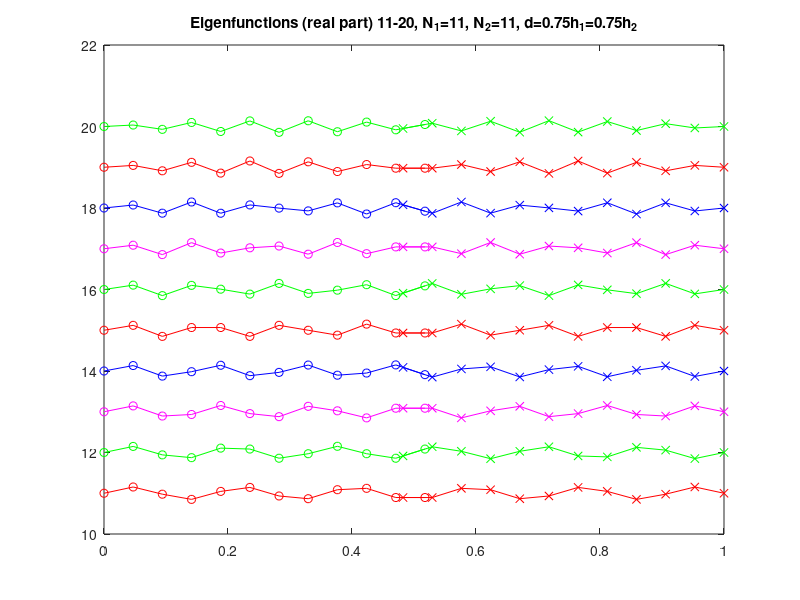

Recreate this plot in MATLAB.
%
% Determine the eigenvalues and eigenvectors of the 1d overlapping grid Laplace operator
%
%  Usage:
%      oveig(m,n,delta,iorder,xa,xb,xm)   
% where: 
%    m : number of points on left 
%    n : number of points on right
%    delta : overlap distance is d*hv
%    iorder : order of interpolation (2 or 3)
%    xa,xb,xm
%
% Examples:
%    oveig(11,11,1.25,2);  ok 
%    oveig(11,11,1.25,3);  ok
%    oveig(11,17,2.25,2);  ok
%    oveig(11,17,3.,3);    ok : 
%    oveig(11,17,2.25,3);  **** Not right: large residuals implicit-interp ******
%
%
%
%     u(1)                  u(m+1)
%      1  2  3 ..        m  m+1
%      +--+--+--+--+--+--+--+                
%                        +--+--+--+--+--+--+--+
%                        1  2  3  4 ...    n  n+1
%                       v(1)                  v(n+1)
%      |                 |  |                 |
%     x=xa               xc xd                xb 
%                          |
%                         xm
%
% Numbering for the matrix with end-points eliminated:
%
%         1  2  3 ..    m-1    
%      X--+--+--+--+--+--+--X                
%                        X--+--+--+--+--+--+--X
%                           m  m+1  ...   m+n-2   
%
%         d = xd - xc 
%         hu=(xd-xa)/m;
%         hv=(xb-xc)/n;
%
%         d = delta*hv   : defines delta 
%         hv = (xb-xc)/n = d/delta
% 
% Current:
%         xc = .5 - .5*d
%         xd = .5 + .5*d
%
%         ( xb - .5 + .5*d )/n  = d/delta
%    =>   d*(1/delta - .5/n) = (xb-.5)/n 
%    =>   d = (xb-.5)/( n/delta -.5 )
%    =>   d = 1/( 2*(n)/delta -1);          % ... if xb=1 
%     
% ==================== cgEigs FUNCTION =====================
function oveig( m,n,delta,iorder,xa,xb,xm )

  % clear;
  clf;

  % set deaults if not provided
  if nargin < 1, m=11; end;
  if nargin < 2, n=11; end;
  if nargin < 3, delta=.75; end;
  if nargin < 4, iorder=2; end;
  if nargin < 5, xa=0.; end;
  if nargin < 6, xb=1.; end;
  if nargin < 7, xm=.5; end;

  set(gca,'FontSize',16);

  savePlots = 0; % =1 : save plots
  
  % iorder=2;
  % iorder=3;
  
  
  % m = 11;  % left interval
  % n = 11;  % right interval
  
  % m=21;
  % n=21;
  
  % -- check me with delta=2.75 -- eig's don't seem correct 
  % m = 11;
  % n = 17;
  
  %  m = 10;
  %  n = 10;
  
  
  % xa=0.;
  % xb=1.;
  % xm=.5; 
  
  %delta=1.; % overlap is delta*h
  %identifier='d1p0';  % d=1.0h
  
  % delta=.5;  % overlap is .5*h
  % identifier='dp5';  % d=.5h
  
  % delta=1.5178; % overlap is .5*h
  % identifier='d1p5178';  % d=.5h
  
  % delta=1.25;  % overlap is 1.25*h
  % identifier='d1p25'; 
  
  % --- check eigenfunction here at interp pts 
  % delta=2.25;  % overlap is 2.25*h
  % identifier='d2p25'; 
  
  %  delta=2.75
  %  identifier='d2p75';  % d=2.75h
  % d=5.4175/(m+n-1);
  
  identifier='         ';
  sprintf(identifier,'d%4.2f',delta);  % **** CHECK ME ****

  d = 1/( 2*(n)/delta -1);  % here is d
  
  xd=.5+.5*d;
  xc=.5-.5*d;
  
  hu=(xd-xa)/m;
  hv=(xb-xc)/n;
  

  fprintf(' *************  Laplacian Eigenvalues on a 1D Overlapping  Grid ***************\n');
  fprintf(' m=%d, n=%d, iorder=%d, delta=%9.3e, xa=%8.2e xb=%8.2e, xm=%8.2e \n',m,n,iorder,delta,xa,xb,xm)


  for i=1:m+1
    xu(i)=xa+(i-1)*hu;
    u(i)=sin(pi*xu(i));   % here is the lowest frequency eigenvector 
  end
  
  for j=1:n+1
   xv(j)=xc+(j-1)*hv;
   v(j)=sin(pi*xv(j));
  end
  
  % plot(xu,u,'r-o',xv,v,'b-x');
  
  %title('Multigrid Convergence');
  %ylabel('maximum residual');
  %xlabel('multigrid cycle');
  %set(gca,'YScale','log');
  
  % interpolation:  
  %    u(m+1)=alpha*v(p)+(1-alpha)*v(p+1)
  %    v(1) = beta*u(q)+(1-beta)*u(q+1)
  % p=m;   % v(2)
  % alpha=1.;
    
  if iorder==2 
    p = (xd-xc)/hv+m-1;
    alpha=p-fix(p);
    p=fix(p);
  
    q = (xc-xa)/hu;
    beta=q-fix(q);
    q=fix(q);
  else
  
    pv = (xd-xc)/hv + m-1; 
    p = max(fix( pv+.5 -1 ),m-1);  % left end of interp stencil, usually closest pt minus 1
    alpha=pv-p;
    
    qv = (xc-xa)/hu;
    q  = min(fix(qv+.5-1),m-2);  % left end of interp stencil, usually closest pt minus 1
    beta=qv-q;
  end

  fprintf(' Interpolation: u(m  ) = p1(a)*v(p)+p2(a)*v(p+1)+... m=%3d, p=%3d, a=%8.2e\n',m,p,alpha);
  fprintf(' Interpolation: v(m-1) = p1(b)*u(q)+p2(b)*u(q+1)+... m=%3d, q=%3d, a=%8.2e\n',m,q,beta);
  
  % pause
  
  husq=hu*hu;
  hvsq=hv*hv;
  
  adim=m+n-2;
  a=zeros(adim,adim);
  
  i=1;
  a(i,i)=-2./husq;
  a(i,i+1)=1./husq;
  for i=2:m-1
    a(i,i-1)=1./husq;
    a(i,i)=-2./husq;
    a(i,i+1)=1./husq;
  end 
  ia=m-1;         % last active point on left grid
  a(ia,ia+1)=0.;
  ib=m;           % first active point on right grid
  
  
  
  i=m;
  a(i,i)=-2./hvsq;
  a(i,i+1)=1./hvsq;
  for i=m+1:m+n-3
    a(i,i-1)=1./hvsq;
    a(i,i)=-2./hvsq;
    a(i,i+1)=1./hvsq;
  end 
  i=m+n-2;
  a(i,i-1)=1./hvsq;
  a(i,i)=-2./hvsq;
  
  % initialize all interpolation equations to zero
  cu1=0; p1=p;
  cu2=0; p2=p;
  cu3=0; p3=p;
  cu4=0; p4=p;
  
  cv1=0; q1=q;
  cv2=0; q2=q;
  cv3=0; q3=q;
  cv4=0; q4=q;
  
  
  if iorder==3
    % interpolation weights
    a1= .5*(1.-alpha)*(2-alpha); 
    a2=    (   alpha)*(2-alpha); 
    a3=-.5*(   alpha)*(1-alpha); 
    b1= .5*(1.-beta)*(2-beta);   
    b2=    (   beta)*(2-beta);   
    b3=-.5*(   beta)*(1-beta);   
  end
  
  % ************* Interpolation equations ****************
  % if p>=m & q<=(m-2)
  if p>=m & q+iorder<=m
    % explicit interpolation
    fprintf('**** EXPLICIT interpolation****\n');
  
    if iorder==2 
      a(ia,p  )=(1.-alpha)/husq;
      a(ia,p+1)=    alpha /husq;
      a(ib,q)=(1.-beta)/hvsq;
      a(ib,q+1)=  beta /hvsq;
      % save interp coeff to be used below
      p1=p; cu1=(1.-alpha); p2=p+1; cu2=alpha; p3=p+1; cu3=0.; p4=m; cu4=0;
      q1=q; cv1=(1.-beta ); q2=q+1; cv2=beta;  q3=q+1; cv3=0.; q4=m; cv4=0;
  
    else
      
      cu1=a1; p1=p;
      cu2=a2; p2=p+1;
      cu3=a3; p3=p+2;
      cu4=0 ; p4=p+2;
      
      cv1=b1; q1=q;
      cv2=b2; q2=q+1;
      cv3=b3; q3=q+2;
      cv4=0;  q4=q+2;
  
      a(ia,p1)=cu1/husq;
      a(ia,p2)=cu2/husq;
      a(ia,p3)=cu3/husq;   % bug found 090907 (was cu2)
  
      a(ib,q1)=cv1/hvsq;
      a(ib,q2)=cv2/hvsq;
      a(ib,q3)=cv3/hvsq;
    end 
  
  else
    % implicit interpolation
  
    fprintf('**** IMPLICIT interpolation****\n');
  
    if p==(m-1) & q==(m-1 -iorder+2) % both sides are implicit
      if iorder==2 
        den=1-beta*(1-alpha);
        a(ia,m-1)=a(ia,m-1)+(1-alpha)*(1-beta)/(den*husq);
        a(ia,m  )=a(ia,m  )+   alpha          /(den*husq);
        a(ib,m-1)=a(ib,m-1)+(1-beta)  /(den*hvsq);
        a(ib,m  )=a(ib,m  )+alpha*beta/(den*hvsq);
  
        % save interp coeff to be used below
        p1=m-1; cu1=(1-alpha)*(1-beta)/den; p2=m; cu2=alpha/den;       p3=m; cu3=0.; p4=m; cu4=0;
        q1=m-1; cv1=(1-beta)/den;           q2=m; cv2=alpha*beta/den;  q3=m; cv3=0.; q4=m; cv4=0;
  
      else
        den=1-b3*a1;
  
        cu1=a1*b1/(den); p1=q;
        cu2=a1*b2/(den); p2=q+1;
        cu3=a2   /(den); p3=p+1;
        cu4=a3   /(den); p4=p+2;
  		    
        cv1=b1   /(den); q1=q;
        cv2=b2   /(den); q2=q+1;
        cv3=a2*b3/(den); q3=p+1;
        cv4=a3*b3/(den); q4=p+2;
  
        a(ia,p1)=a(ia,p1)+cu1/husq;
        a(ia,p2)=a(ia,p2)+cu2/husq;
        a(ia,p3)=a(ia,p3)+cu3/husq;
        a(ia,p4)=a(ia,p4)+cu4/husq;
  			     
        a(ib,q1)=a(ib,q1)+cv1/hvsq;
        a(ib,q2)=a(ib,q2)+cv2/hvsq;
        a(ib,q3)=a(ib,q3)+cv3/hvsq;
        a(ib,q4)=a(ib,q4)+cv4/hvsq;
  
      end 
    elseif p==(m-1) & q<(m-1-iorder+2)
      if iorder==2 
        a(ia,q  )=a(ia,q  )+(1-alpha)*(1-beta)/husq;
        a(ia,q+1)=a(ia,q+1)+(1-alpha)*   beta /husq;
        a(ia,p+1)=a(ia,p+1)+   alpha          /husq;
        a(ib,q  )=(1.-beta)/hvsq; % same as default case 
        a(ib,q+1)=    beta /hvsq; % same as default case
      
        % save interp coeff to be used below
        p1=q; cu1=(1.-alpha)*(1-beta); p2=q+1; cu2=(1-alpha)*beta; p3=p+1; cu3=alpha; p4=p3; cu4=0;
        q1=q; cv1=(1.-beta ); q2=q+1; cv2=beta;  q3=q+1; cv3=0.; q4=q3; cv4=0;
  
      else
  
        den=1-b3*a1;
  
        cu1=a1*b1/(den); p1=q;
        cu2=a1*b2/(den); p2=q+1;
        cu3=a2   /(den); p3=p+1;
        cu4=a3   /(den); p4=p+2;
  
        cv1=b1; q1=q;
        cv2=b2; q2=q+1;
        cv3=b3; q3=q+2;
        cv4=0;  q4=q+2;
  
        a(ia,p1)=a(ia,p1)+cu1/husq;
        a(ia,p2)=a(ia,p2)+cu2/husq;
        a(ia,p3)=a(ia,p3)+cu3/husq;
        a(ia,p4)=a(ia,p4)+cu4/husq;
  
        a(ib,q1)=cv1/hvsq;
        a(ib,q2)=cv2/hvsq;
        a(ib,q3)=cv3/hvsq;
  
      end
  
    elseif p >(m-1) & q==(m-1 -iorder+2)
      if iorder==2 
        a(ia,p  )=(1.-alpha)/husq; % same as default case 
        a(ia,p+1)=    alpha /husq; % same as default case 
      
        a(ib,p  )=a(ib,p  )+   beta*(1-alpha)/hvsq;
        a(ib,p+1)=a(ib,p+1)+   beta*   alpha /hvsq;
        a(ib,q)  =a(ib,q)+  (1-beta)         /hvsq;
        % save interp coeff to be used below
        p1=p; cu1=(1.-alpha); p2=p+1; cu2=alpha; p3=p+1; cu3=0.; p4=p3; cu4=0;
        q1=p; cv1=beta*(1-alpha); q2=p+1; cv2=beta*alpha;  q3=q; cv3=(1-beta);q4=q3; cv4=0;
      else
  
        cu1=a1; p1=p;
        cu2=a2; p2=p+1;
        cu3=a3; p3=p+2;
        cu3=0;  p4=p+2;
  
        den=1-b3*a1;
  
        cv1=b1   /(den); q1=q;
        cv2=b2   /(den); q2=q+1;
        cv3=a2*b3/(den); q3=p+1;
        cv4=a3*b3/(den); q4=p+2;
  
        a(ia,p1)=cu1/husq;
        a(ia,p2)=cu2/husq;
        a(ia,p2)=cu3/husq;
  			     
        a(ib,q1)=a(ib,q1)+cv1/hvsq;
        a(ib,q2)=a(ib,q2)+cv2/hvsq;
        a(ib,q3)=a(ib,q3)+cv3/hvsq;
        a(ib,q4)=a(ib,q4)+cv4/hvsq;
  
      end
    else
      fprintf('ERROR: unexpected case\n');
      pause;
    end 
  end 
  
  %  a
  %  pause
  
  [v,L] = eig(a);
  
  % Generalized: 
  % [V,D] = EIG(A,B)

  % ============== Now plot the results =======================
  
  for i=1:adim
    lambda(i)=L(i,i);
  end
  
  % sort from smallest to largest in absolute value
  [zz,ia] = sort(-lambda);
  
  uTrue=zeros(m+2,1);
  vTrue=zeros(n+2,1);
  
  eu=zeros(m+1,1);
  ev=zeros(n+1,1);
  
  % ------  Build eigenfunctions for plotting -------------
  maxDiff=0.; 
  epsLambda=1.e-12; 
  numComplex=0; 
  for j=1:m+n-2  % loop over eigenfunctions
    % ie=m+n-1-j;
    ie=ia(j);
  
    lam = lambda(ie);
  
    fprintf(' j=%3i ie=%3i lambda(ie)=( %9.2e , %9.2e )',j,ie,real(lam),imag(lam));
    if abs(imag(lam)) > 0 
     numComplex=numComplex+1;
    end;
  
   vu(1,j)=0;
   for i=2:m  
     vu(i,j)=v(i-1,ie);
   end 
   for i=2:n
     vv(i,j)=v(i+m-2,ie);
   end
   vv(n+1,j)=0.;
  
  
   vu(m+1,j)=cu1*v(p1,ie)+cu2*v(p2,ie)+cu3*v(p3,ie)+cu4*v(p4,ie);  % interpolated value
  
   vv(  1,j)=cv1*v(q1,ie)+cv2*v(q2,ie)+cv3*v(q3,ie)+cv4*v(q4,ie);   % interpolated value 
  
  
   % ==== DOUBLE CHECK RESULTS ====
    
  
   diff=0.;
   for i=2:m  
     diff = diff + abs( (vu(i+1,j)-2.*vu(i,j)+vu(i-1,j))/husq - lam*vu(i,j) );
   end
   for i=2:n
     diff = diff + abs( (vv(i+1,j)-2.*vv(i,j)+vv(i-1,j))/hvsq - lam*vv(i,j) );
   end
   fprintf(', err(A*v-lambda*v)=%8.2e',diff);
   if diff > epsLambda*(1.+abs(lam))
    fprintf(' ****\n');
   else
    fprintf('\n');
   end;
   maxDiff=max(maxDiff,diff);
  
   % arrange the eigenfunctions so they always are initially positive (easier then to compare)
   if vu(2,j) < 0 
     vu(:,j)=vu(:,j)*(-1);
     vv(:,j)=vv(:,j)*(-1);
   end 
  
   if 0 == 1 
     % NOTE
     uTrue=sin(pi*j*xu);
     vTrue=sin(pi*j*xv);
    
     alpha=vu(:,j).'*uTrue.'/(vu(:,j).'*vu(:,j));
    
     vu(:,j)=vu(:,j)*alpha; % scale to match uTrue: min || uTrue - alpha*v || 
     eu(:,j)=vu(:,j)-uTrue.';  % error in the eigenfunction
    
     % NO: do not scale vu and vv differently alpha=vv(:,j).'*vTrue.'/(vv(:,j).'*vv(:,j));
     vv(:,j)=vv(:,j)*alpha; % scale to match uTrue: min || uTrue - alpha*v || 
     ev(:,j)=vv(:,j)-vTrue.';  % error in the eigenfunction
  
     eigerr=max(max(abs(eu(:,j))),max(abs(ev(:,j))));
     fprintf(' ... error in eig=%8.2e\n',eigerr);
  
   end; 
  
  
   % -- shift the eigenfunctions for plotting ---
   vu(:,j)=vu(:,j)*.5+j;
   vv(:,j)=vv(:,j)*.5+j;
  
  
  
   if 0==1
     plot(xu,vu(:,j),'r-o',xv,vv(:,j),'b-x');
     title(sprintf('Eigenfunction %i, \\lambda=%8.2e,\n m=%i, n=%i, d=%3.2fh_1=%3.2fh_2',j,lambda(ie),m,n,d/hu,d/hv));
     pause
  
     plot(xu,eu(:,j),'r-o',xv,ev(:,j),'b-x');
     title(sprintf('Error in Eigenfn %i, \\lambda=%8.2e,\n m=%i, n=%i, d=%3.2fh_1=%3.2fh_2',j,lambda(ie),m,n,d/hu,d/hv));
     pause
   end
  end
  
  if numComplex>0 
    fprintf(' **** There were %d complex eigenvalues ***\n',numComplex);
  end;
  if maxDiff > epsLambda*(1.+abs(lam))
    fprintf(' *********** WARNING: There is a large residual in A*v-lambda*v ************\n');
  end;
  % =========== plot eigenvalues =============
  plot( real(lambda),imag(lambda),'bo' );
  title(sprintf('Eigenvalues n=%d m=%d \\delta=%8.2e interp=%d',m,n,delta,iorder));
  xlabel('Real');
  ylabel('Imaginary');
  grid on;
  pause; 
  
  
  
  if 0==1 
    k=0;
    for j=1:4:m+n-2
     k=k+1;
     plot(xu,vu(:,j  ),'r-o',xv,vv(:,j  ),'r-x', ...
          xu,vu(:,j+1),'g-o',xv,vv(:,j+1),'g-x', ...
          xu,vu(:,j+2),'m-o',xv,vv(:,j+2),'m-x', ...
          xu,vu(:,j+3),'b-o',xv,vv(:,j+3),'b-x');
     title(sprintf('Eigenfunctions %i-%i, m=%i, n=%i, d=%3.2fh_1=%3.2fh_2',j,j+3,m,n,d/hu,d/hv));
  
  fprintf(' **************** LEGEND! ********');
  
     legend(sprintf('e%i (left)',j  ),sprintf('e%i (right)',j  ),...
            sprintf('e%i (left)',j+1),sprintf('e%i (right)',j+1),...
            sprintf('e%i (left)',j+2),sprintf('e%i (right)',j+2),...
            sprintf('e%i (left)',j+3),sprintf('e%i (right)',j+3))
    
      name = sprintf('eigenfunction-%s-%i.eps',identifier,k);
    
     if savePlots == 1 
      fprintf('Save %s\n',name);
      print('-depsc2',name);
     end;
    
     pause
    end
  else
    k=0;
    for j=1:10:m+n-2
     k=k+1;
     plot(xu,real(vu(:,j  )),'r-o',xv,real(vv(:,j  )),'r-x', ...
          xu,real(vu(:,j+1)),'g-o',xv,real(vv(:,j+1)),'g-x', ...
          xu,real(vu(:,j+2)),'m-o',xv,real(vv(:,j+2)),'m-x', ...
          xu,real(vu(:,j+3)),'b-o',xv,real(vv(:,j+3)),'b-x', ...
          xu,real(vu(:,j+4)),'r-o',xv,real(vv(:,j+4)),'r-x');
     hold on;
     plot(xu,real(vu(:,j+5)),'g-o',xv,real(vv(:,j+5)),'g-x', ...
          xu,real(vu(:,j+6)),'m-o',xv,real(vv(:,j+6)),'m-x', ...
          xu,real(vu(:,j+7)),'b-o',xv,real(vv(:,j+7)),'b-x', ...
          xu,real(vu(:,j+8)),'r-o',xv,real(vv(:,j+8)),'r-x', ...
          xu,real(vu(:,j+9)),'g-o',xv,real(vv(:,j+9)),'g-x' );
  
     title(sprintf('Eigenfunctions (real part) %i-%i, N_1=%i, N_2=%i, d=%3.2fh_1=%3.2fh_2',j,j+9,m,n,d/hu,d/hv));
     hold off;
  
      name = sprintf('eigenfunction%i-%i-%s-%i.eps',m,n,identifier,k);
    
     if savePlots == 1 
       fprintf('Save %s\n',name);
       print('-depsc2',name);
     end;
  
     pause
    end
  
  end
  
  
  
  % print -deps2 eigenfunction.eps
  % print -depsc2 eigenfunction.eps
  
  
  
% ==================== END FUNCTION =====================
end
